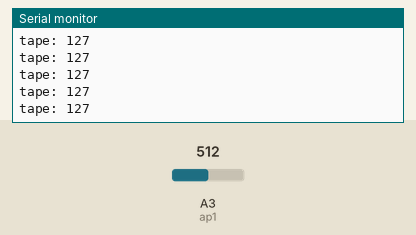
Bench run of a sketch on a simulated Arduino Uno, built with avr-gcc and run on an emulated ATmega328P. Parts: the last lines printed to the serial monitor. The test bench sets the inputs (shaded band); at power-on: A3 (ap1) = 512.

Above: at 1.2 s.
1.3 s: A3 (ap1) set to 593
At 1.68 s:
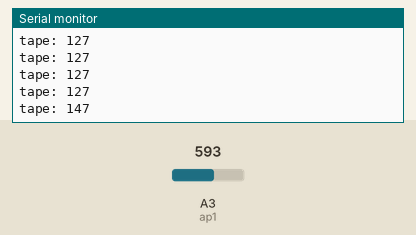
2.8 s: A3 (ap1) set to 609
At 3.19 s:
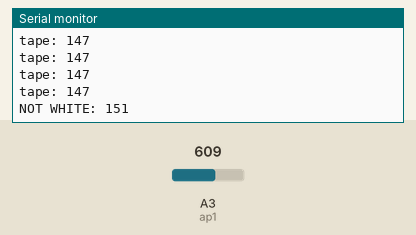

Measured:
- the behaviour switches between 601 and 602 on A3 (ap1) (found by bisection; images 1 and 2)
- after the input at 1.3 s, the serial monitor: prints a new line after 0.20 s (image 1)
- after the input at 2.8 s, the serial monitor: prints a new line after 0.21 s (image 2)

The sketch:

lightSensorPrint.ino
```cpp
/*

*/
const int ap1 = A3;
int sv1 = 0;
int ov1 = 0;

void setup() {
    // initialize serial communications at 9600 bps:
  Serial.begin(9600);
}

void loop() {
    // analogReference(EXTERNAL);    //connect 3.3v to AREF
  // read the analog in value:
  sv1 = analogRead(ap1);
  // map it to the range of the analog out:
  ov1 = map(sv1, 0, 1023, 0, 255);
  // Serial.print("output: ");
  // Serial.print(sv1);
  // Serial.print(" ");
  // Serial.print(ov1);
  // Serial.println();
  if(ov1 < 150){
    Serial.print("tape: ");
    Serial.print(ov1);
    Serial.println();
  }
  else {
    Serial.print("NOT WHITE: ");
    Serial.print(ov1);
    Serial.println();
  }
  delay(250);
}
```
